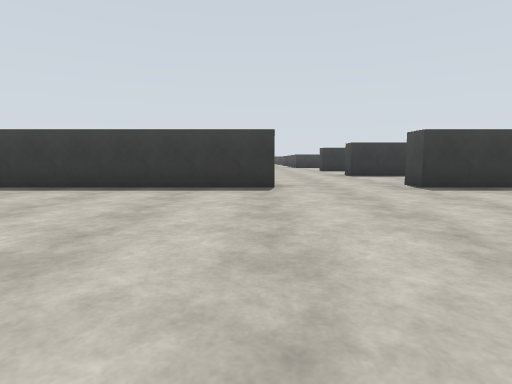
View 1 (above)

24 first-person views from a walk through a robot-simulator world made for Gazebo. The camera is 1.2 m above the floor, tilts 6° down and sees 80° across. The floor is counted in squares, 4 m on a side. Each view is taken from the middle of a square. On the plan, view 1 faces up. The plan holds only what a view shows up to about 9 squares ahead; the rest is blank.

View 2
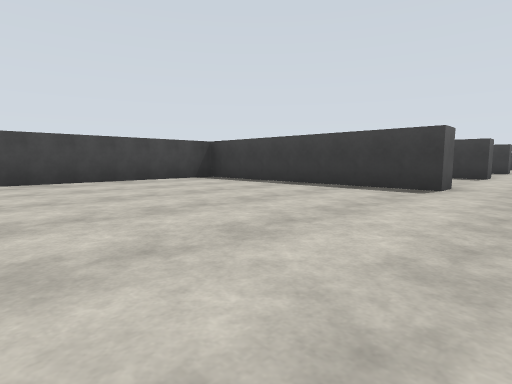

View 3
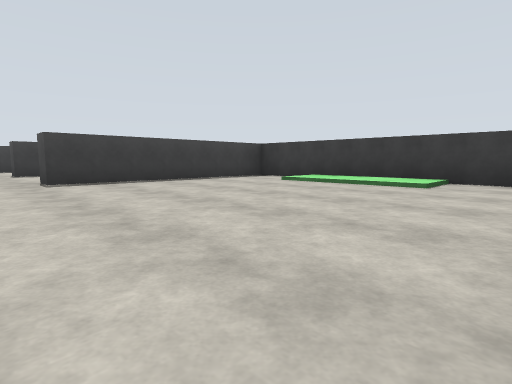

View 4
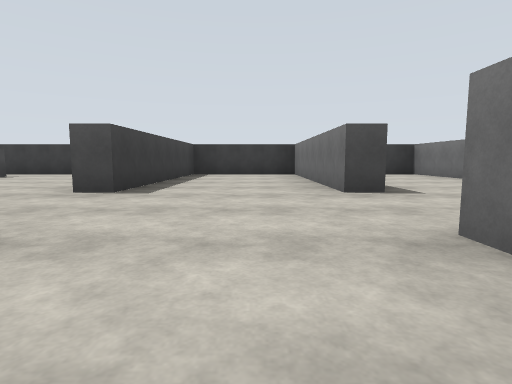

View 5
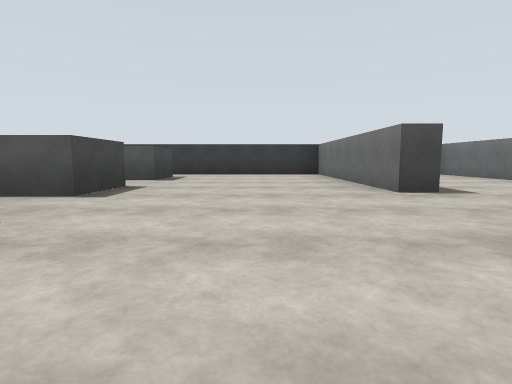

View 6
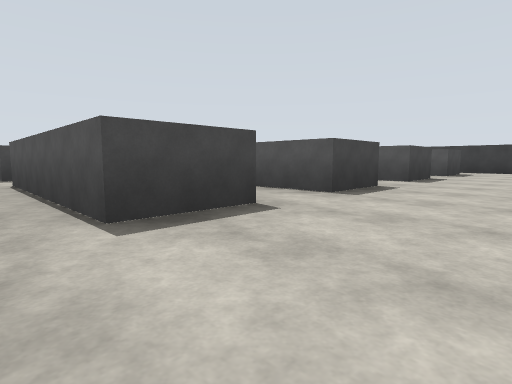

View 7
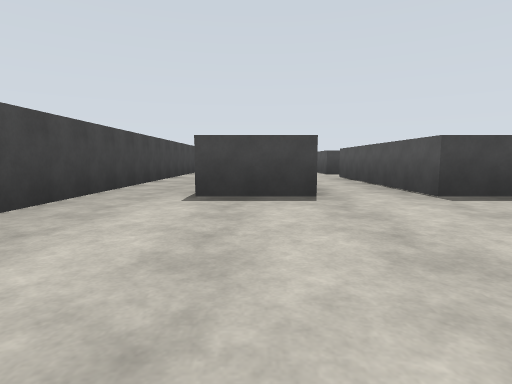

View 8
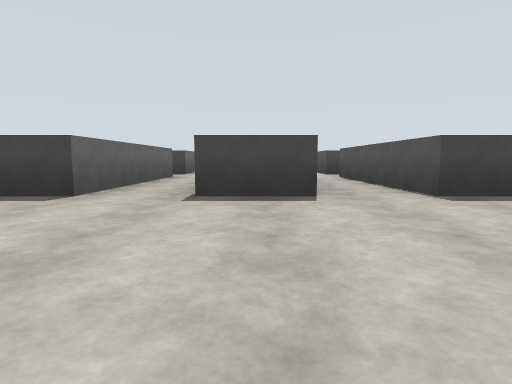

View 9
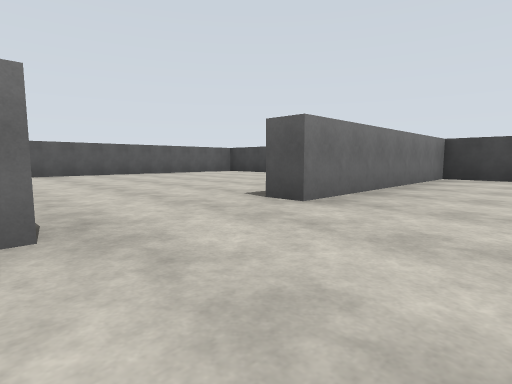

View 10
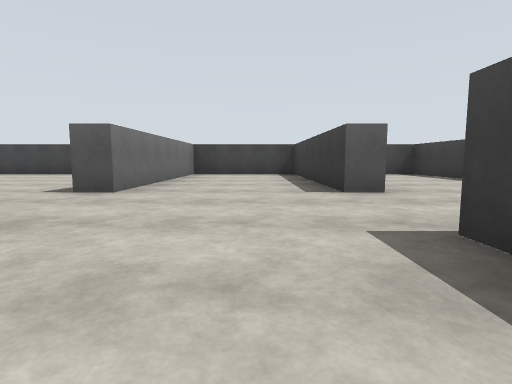

View 11
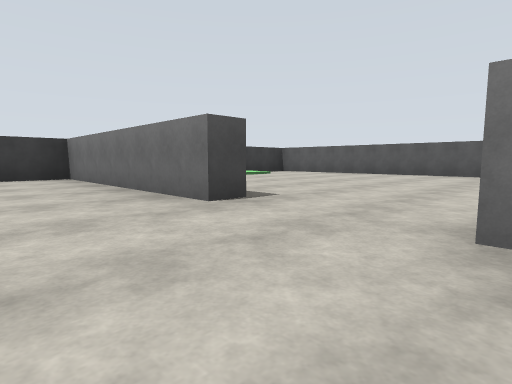

View 12
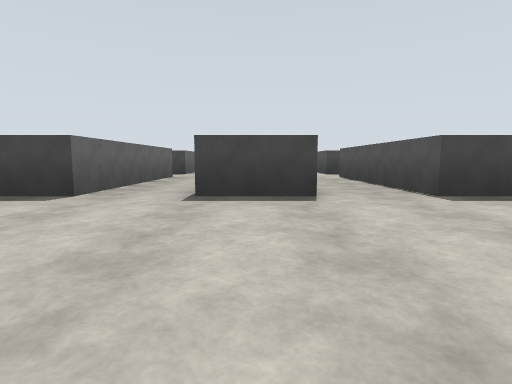

View 13
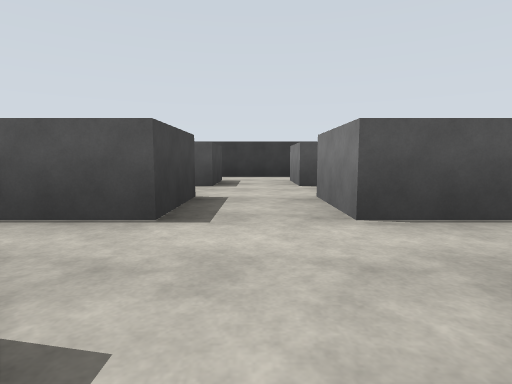

View 14
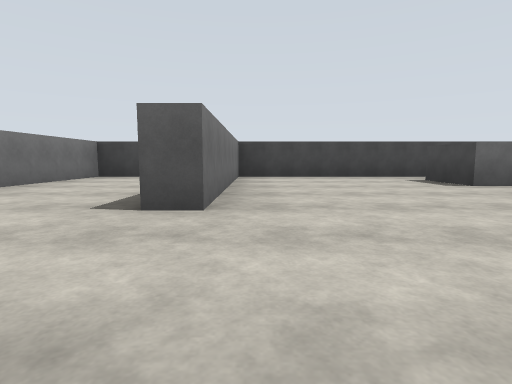

View 15
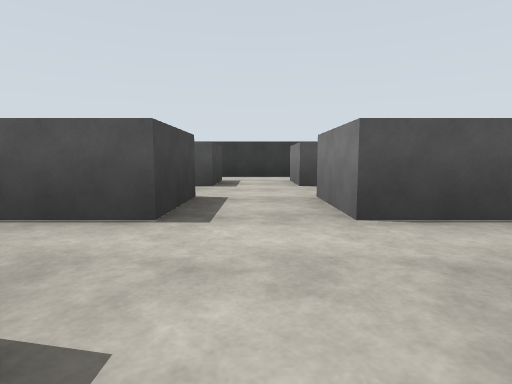

View 16
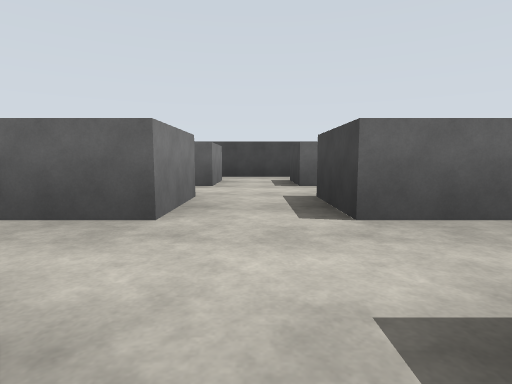

View 17
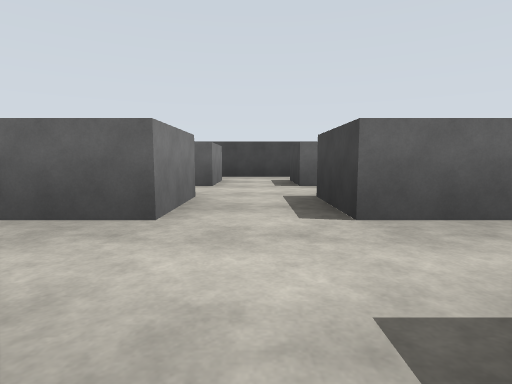

View 18
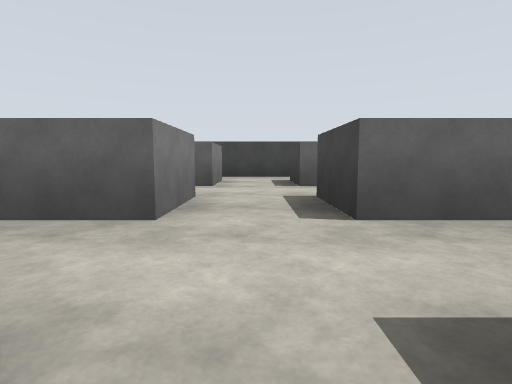

View 19
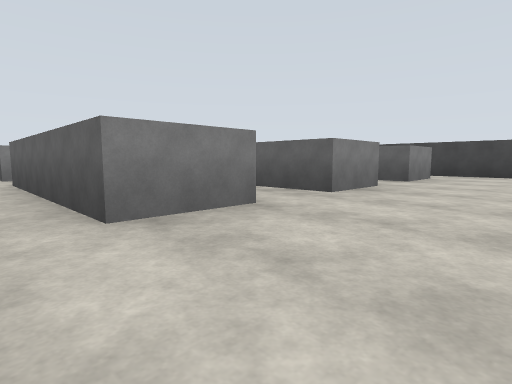

View 20
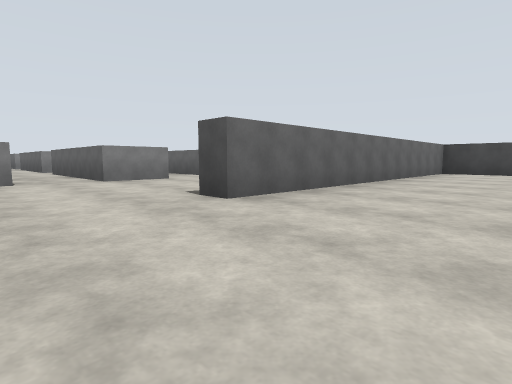

View 21
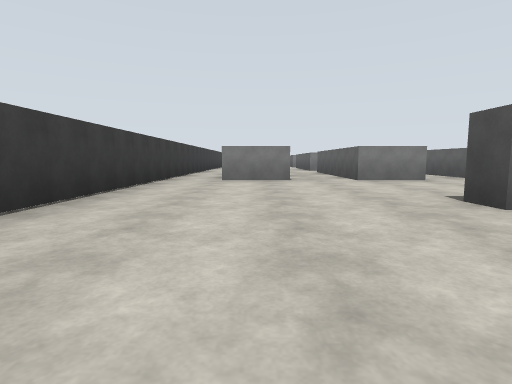

View 22
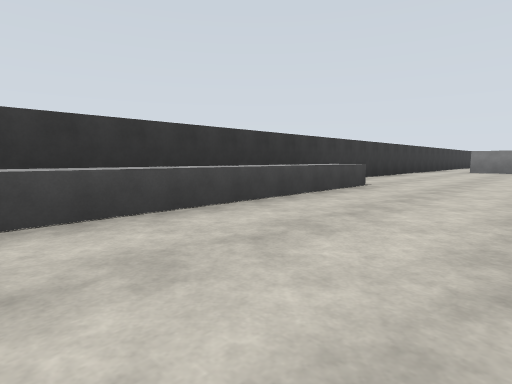

View 23
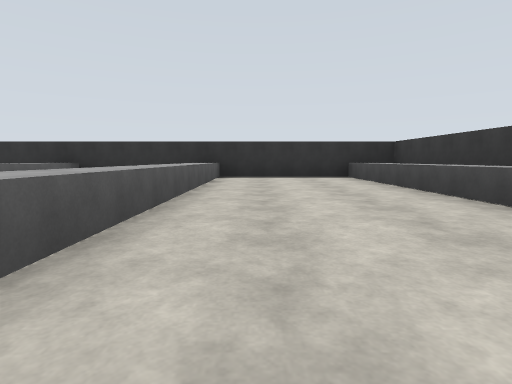

View 24
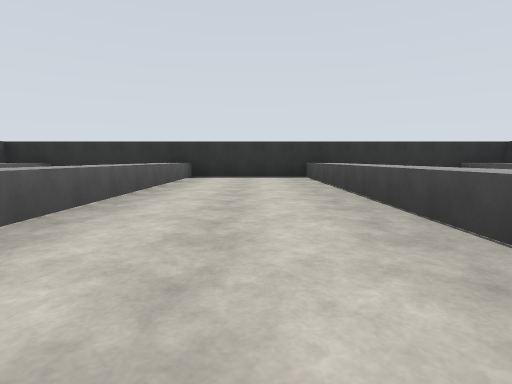

### Floor plan
Points are (right, up) in squares from view 1. A wall is a line through its corners. A room is listed if a view was taken in it or the views show most of it. See-through windows are left out.
Room 1 (views 1, 2, 3, 4, 5, 6, 7, 8, 9, 10, 11, 12, 13, 14, 15, 16, 17, 18, 19)
walls: (5.4, 14.4) (5.4, 15.6); (-3.4, 16.2) (-3.4, -1.4) (5.4, -1.4) (5.4, 4.6); (5.4, 18.4) (5.4, 19.6); (-3.4, 19.6) (-3.4, 18.4); (5.4, 6.1) (5.4, 12.4); (5.4, 22) (5.4, 29.5); (-3.4, 23.6) (-3.4, 22.4); (-3.4, 27.5) (-3.4, 26.1); (2.5, 29.2) (2.5, 28.8)
ways out: opening at (4, 30) to room 2
objects: gate (-3, 3) to (0, 3); gate (-3, 6) to (0, 6); gate (-3, 8) to (0, 8); grey box (-2, 12) to (-2, 14); grey box (-2, 16) to (-2, 18); grey box (-2, 20) to (-2, 22); grey box (-2, 24) to (-2, 26); grey box (0, 12) to (0, 14); grey box (0, 16) to (0, 18); grey box (0, 20) to (0, 22); grey box (0, 24) to (0, 26); gate (2, 3) to (5, 3); gate (2, 6) to (5, 6); gate (2, 8) to (5, 8); grey box (2, 12) to (2, 14); grey box (2, 16) to (2, 18); grey box (2, 20) to (2, 22); grey box (2, 24) to (2, 26); grey box (4, 12) to (4, 14); grey box (4, 16) to (4, 18); grey box (4, 20) to (4, 22); grey box (4, 24) to (4, 26); green box (5, 0) to (5, 2)
Room 2 (views 20, 21, 22, 23, 24)
walls: (-3.4, 30.4) (-3.4, 29.2) (2.5, 29.2); (5.4, 29.5) (5.4, 37.4) (-3.5, 37.4)
ways out: opening at (4, 30) to room 1
objects: grey box (-3, 36) to (-3, 37); grey box (-1, 33) to (-1, 37); grey box (2, 33) to (2, 37); grey box (5, 32) to (5, 37)

Where each view was taken, in squares from view 1:
view 1: 0 up, 0 right, facing up
view 2: 0 up, 1 right, facing up-left
view 3: 1 down, 1 right, facing up-right
view 4: 7 up, 1 left, facing right
view 5: 10 up, 1 left, facing right
view 6: 10 up, 3 left, facing up-right
view 7: 9 up, 2 left, facing up
view 8: 9 up, 0 right, facing up
view 9: 5 up, 2 right, facing down-left
view 10: 5 up, 3 right, facing left
view 11: 5 up, 0 right, facing down-right
view 12: 9 up, 2 right, facing up
view 13: 15 up, 0 right, facing right
view 14: 9 up, 2 right, facing left
view 15: 19 up, 0 right, facing right
view 16: 15 up, 2 right, facing left
view 17: 19 up, 2 right, facing left
view 18: 23 up, 2 right, facing left
view 19: 28 up, 3 right, facing down-left
view 20: 31 up, 4 right, facing down-left
view 21: 31 up, 4 right, facing down
view 22: 35 up, 3 right, facing down-right
view 23: 32 up, 3 right, facing up
view 24: 32 up, 1 right, facing up
